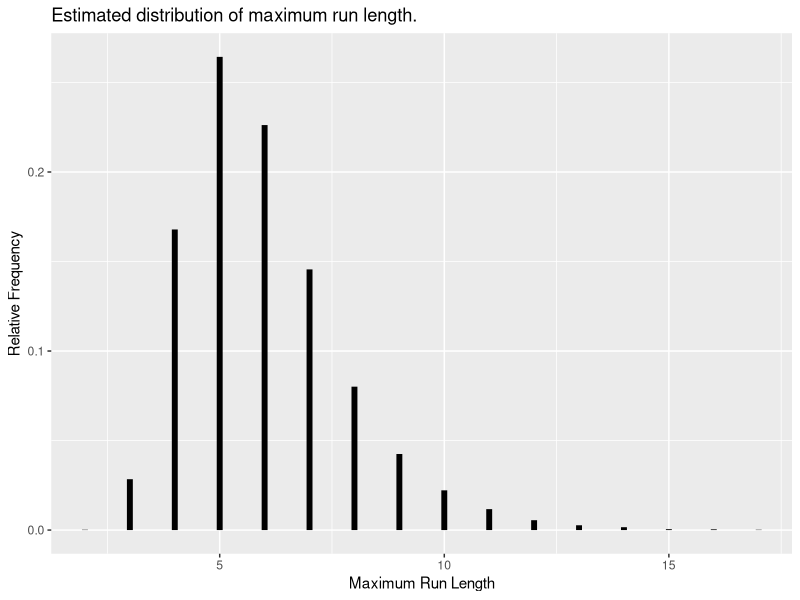

Reproduce this figure in R.
## ---- chunk 1

	mfr <- rep(c("Fender", "Gibson", "Martin"), times = c(2,4,1))
	model <- c("Stratocaster", "Telecaster", "Firebird V", "Les Paul Standard", "ES175",
		"J-100 Xtra", "M-21")
	serial <- c("EJ15230", "60671", "616619", "00235628", "03531746", "90783019", "1452869")
	type <- rep(c("electric", "acoustic"), times = c(5, 2))
	body <- rep(c("solid", "hollow", "flat top"), times = c(4, 1, 2))
	w_case_kg <- c(8.96, 8.60, 9.88, 8.40, 8.10, 6.78, 5.62)
	case_kg <- c(5.70, 4.98, 5.90, 3.46, 4.92, 4.76, 3.72)

	library(tidyverse)

	guitars <- tibble(mfr, model, serial, type, body, w_case_kg, case_kg)
## ---- chunk 2
	guitars$serial <- NULL
	guitars
## ---- chunk 3
	guitars <- mutate(guitars, kg = w_case_kg - case_kg, lb = 2.2 * kg)
	guitars
## ---- chunk 4
	guitars <- rename(guitars, weight = lb, kilos = kg)
	guitars
## ---- chunk 5
	guitars <- select(guitars, -w_case_kg, -case_kg, -kilos)
	## guitars <- select(guitars, -c(w_case_kg, case_kg, kilos))               # Also works.
	guitars
## ---- chunk 6
	guitars <- relocate(guitars, type)
	guitars
## ---- chunk 7
	guitars <- relocate(guitars, type, .after = model)
	guitars
## ---- chunk 8
	filter(guitars, weight < 8)
## ---- chunk 9
	filter(guitars, (type == "electric") & (weight < 8))
## ---- chunk 10
	guitars |>
		filter((type == "electric") & (weight < 8)) |>
		select(-type, -weight)

	## select(filter(guitars, (type == "electric") & (weight < 8)), -type, -weight)
## ---- chunk 11
	arrange(guitars, weight)
## ---- chunk 12
	arrange(guitars, desc(weight))
## ---- chunk 13
	arrange(guitars, mfr, weight)
## ---- chunk 14
	arrange(guitars, type, desc(weight))
## ---- chunk 15
	slice(guitars, 2, 4, 5)     # Or slice(guitars, c(2,4,5))
## ---- chunk 16
	slice_head(guitars, n = 3)     # Default is n = 1.
## ---- chunk 17
	slice_tail(guitars, n = 3)
## ---- chunk 18
	slice_max(guitars, weight, n = 3)
## ---- chunk 19
	slice_sample(guitars, n = 3)
## ---- chunk 20
	guitars |>
		group_by(type) |>
		summarise(avg_wt = mean(weight)) |>
		arrange(desc(type))
## ---- chunk 21
	summarise(guitars, avg_wt = mean(weight), .by = type)
## ---- chunk 22
	guitars |>
		group_by(type) |>
		summarise(n = n(), avg_wt = mean(weight))
## ---- chunk 23
	summarise(guitars, n = n(), avg_wt = mean(weight), .by = type)
## ---- chunk 24
	guitars |>
		group_by(type, body) |>
		summarise(n = n(), avg_wt = mean(weight))
## ---- chunk 25
	guitars |>
		group_by(type, body) |>
		summarise(n = n(), avg_wt = mean(weight)) |>
		group_vars()
## ---- chunk 26
	guitars |>
		group_by(type, body) |>
		summarise(n = n(), avg_wt = mean(weight), .groups = "keep")
## ---- chunk 27
	guitars |>
		group_by(type, body) |>
		summarise(n = n(), avg_wt = mean(weight), .groups = "keep") |>
		group_vars()
## ---- chunk 28
	guitars |>
		summarise(n = n(), avg_wt = mean(weight), .by = c(type, body))
## ---- chunk 29
	guitars |>
		summarise(n = n(), avg_wt = mean(weight), .by = c(type, body)) |>
		group_vars()
## ---- chunk 30
	is.array(Titanic)
	dim(Titanic)
	class(Titanic)
	dimnames(Titanic)
## ---- chunk 31
	Titanic_tbl <- as_tibble(Titanic)
	Titanic_tbl
## ---- chunk 32
	Titanic_tbl |>
		summarize(n = sum(n))
	Titanic_tbl |>
		group_by(Survived) |>
		summarize(n = sum(n))
## ---- chunk 33
	Titanic_tbl |>
		group_by(Survived) |>
		summarize(n = sum(n)) |>
		mutate(prop = n/sum(n))
## ---- chunk 34
	Titanic_tbl |>
		group_by(Survived) |>
		summarize(n = sum(n)) |>
		group_vars()
## ---- chunk 35
	Titanic_tbl |>
		group_by(Class, Survived) |>
		summarize(n = sum(n))
## ---- chunk 36
	Titanic_tbl |>
		group_by(Class, Survived) |>
		summarize(n = sum(n)) |>
		mutate(prop = n/sum(n))
## ---- chunk 37
	Titanic_tbl |>
		group_by(Class, Survived) |>
		summarize(n = sum(n)) |>
		group_vars()
## ---- chunk 38
	Titanic_tbl |>
		summarize(n = sum(n), .by = c(Class, Survived)) |>
		mutate(prop = n/sum(n))
## ---- chunk 39
	Titanic_tbl |>
		summarize(n = sum(n), .by = c(Class, Survived)) |>
		mutate(prop = n/sum(n), .by = Class)
## ---- chunk 40
	Titanic_tbl |>
		group_by(Class, Survived) |>
		summarize(n = sum(n)) |>
		ungroup() |>
		mutate(prop = n/sum(n))
## ---- chunk 41
	Titanic_tbl |>
		group_by(Class, Survived) |>
		summarize(n = sum(n)) |>
		mutate(prop = n/sum(n)) |>
		pivot_wider(names_from = Survived, values_from = c(n, prop))
## ---- chunk 42
	Titanic_tbl |>
		summarize(n = sum(n), .by = c(Class, Survived)) |>
		pivot_wider(names_from = Survived, names_prefix = "Surv_", values_from = n) |>
		mutate(prop_Yes = Surv_Yes / (Surv_Yes + Surv_No))
## ---- chunk 43
	x <- sample(c("H","T"), 100, replace = TRUE) 
	noquote(x)
	xr <- rle(x)
	xr
## ---- chunk 44
	library(tidyverse)
	xr_df <- xr |>
		unclass() |>
		as_tibble()
	
	xr_df |>
		summarize(max_run = max(lengths)) # Length of longest run overall.

	xr_df |>
		summarize(max_run = max(lengths), .by = values) # Longest runs of H and T.
## ---- chunk 45
	nsim <- 10000; ntosses <- 100
	maxrl <- vector("integer", length = nsim) 
	for (i in 1:nsim) {
		x <- sample(c("H","T"), ntosses, replace = TRUE) 
		xr <- rle(x)
		maxrl[i] <- as_tibble(unclass(xr)) |>
			group_by(values) |>
			summarise(max_run = max(lengths)) |>
			filter(values == "H") |>
			pull(max_run)
		#maxrl[i] <- max(xr$lengths)
		}
## ---- chunk 46
	df <- tibble(maxrl) |>
		# similar to summarize(n = n(), .by = maxrl)
		count(maxrl) |>
		mutate(prop = n / sum(n))
	slice_head(df, n = 10)
## ---- chunk 47
#| fig-alt: "Segment plot of the estimated distribution of maximum run length from the simulation."

	ggplot(df, aes(x = maxrl, y = prop)) +
		geom_segment(aes(yend = 0, xend = maxrl), linewidth = 2) +
		labs(title = "Estimated distribution of maximum run length.",
		x = "Maximum Run Length", 
		y = "Relative Frequency")
